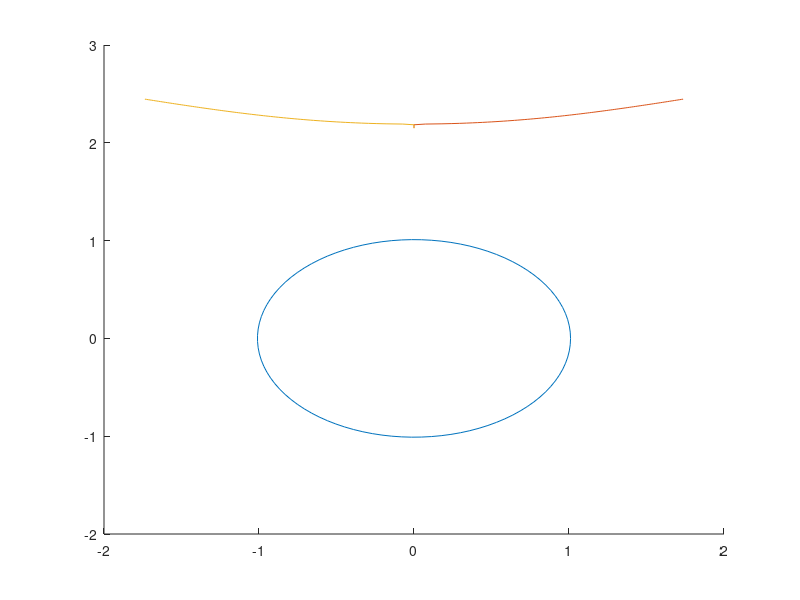

This figure's MATLAB source:
clf;
hold on;
rr=linspace(1.01,1.01,100);
tt=linspace(0,2*pi,100);
polar(tt,rr);

c=4;
K=2.8*pi;
r=linspace(2.15,3,100);
t=asin((c+K*log(r))./(2*pi*(r-1./r)));
polar(t,r);
polar(pi-t,r);
